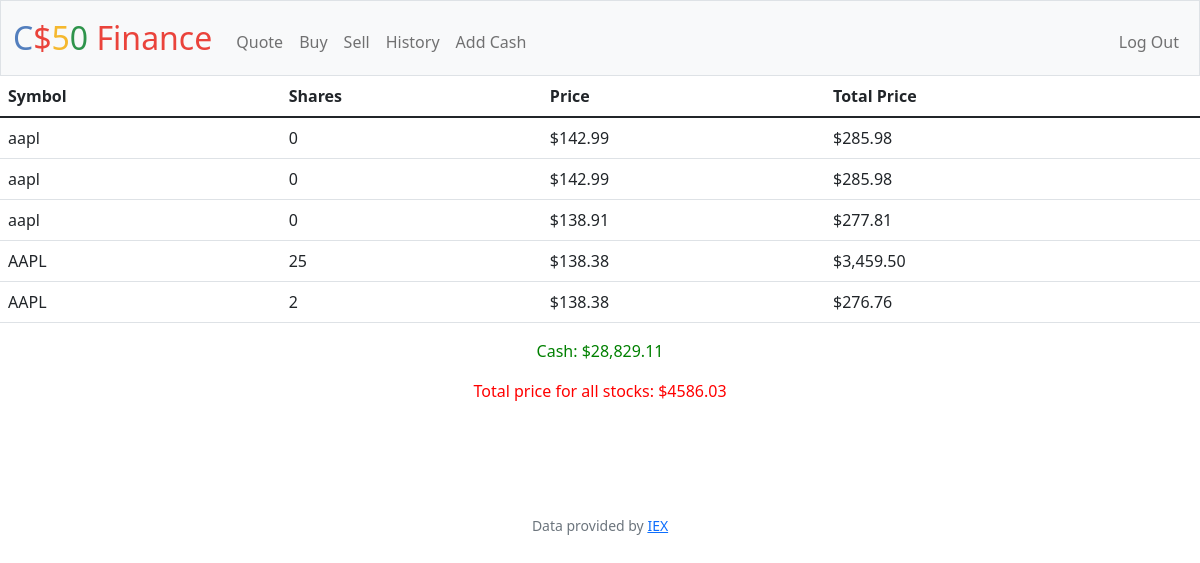
/ (signed in), run on the app's committed database.
### tables this page shows
CREATE TABLE buy(user_id INTEGER NOT NULL, symbol TEXT NOT NULL, shares INT NOT NULL, price FLOAT NOT NULL, totalprice FLOAT NOT NULL);

### app.py (the view)
@app.route("/", methods=["GET", "POST"])
@login_required
def index():
    allstocks = db.execute("SELECT * FROM buy where user_id = ?", session["user_id"])
    cash = db.execute("SELECT cash FROM users where id = ?", session["user_id"])
    cash = usd(cash[0]["cash"])
    totalstocksprice = 0
    for stock in allstocks:
        totalstocksprice = stock["totalprice"] + totalstocksprice
    return render_template("layout.html", allstocks=allstocks, cash=cash, totalstocksprice=math.trunc(totalstocksprice*100)/100)

### app.py (called while the page is built)
@app.after_request
def after_request(response):
    response.headers["Cache-Control"] = "no-cache, no-store, must-revalidate"
    response.headers["Expires"] = 0
    response.headers["Pragma"] = "no-cache"
    return response

### helpers.py (called while the page is built)
def login_required(f):
    @wraps(f)
    def decorated_function(*args, **kwargs):
        if session.get("user_id") is None:
            return redirect("/login")
        return f(*args, **kwargs)
    return decorated_function

def usd(value):
    return f"${value:,.2f}"

### templates/layout.html (shortened to what this page needs)
<!DOCTYPE html>
<html lang="en">
    <head>
        <link href="https://cdn.jsdelivr.net/npm/bootstrap@5.1.3/dist/css/bootstrap.min.css" rel="stylesheet">
        <link href="/static/styles.css" rel="stylesheet">
    </head>
    <body>
        <nav class="bg-light border navbar navbar-expand-md navbar-light">
            <div class="container-fluid">
                <a class="navbar-brand" href="/"><span class="blue">C</span><span class="red">$</span><span class="yellow">5</span><span class="green">0</span> <span class="red">Finance</span></a>
                <div class="collapse navbar-collapse" id="navbar">
                    {% if session["user_id"] %}
                        <ul class="navbar-nav me-auto mt-2">
                            <li class="nav-item"><a class="nav-link" href="/quote">Quote</a></li>
                            <li class="nav-item"><a class="nav-link" href="/buy">Buy</a></li>
                            <li class="nav-item"><a class="nav-link" href="/sell">Sell</a></li>
                            <li class="nav-item"><a class="nav-link" href="/history">History</a></li>
                            <li class="nav-item"><a class="nav-link" href="/addcash">Add Cash</a></li>
                        </ul>
                        <ul class="navbar-nav ms-auto mt-2">
                            <li class="nav-item"><a class="nav-link" href="/logout">Log Out</a></li>
                        </ul>
                    {% else %}
                        <ul class="navbar-nav ms-auto mt-2">
                            <li class="nav-item"><a class="nav-link" href="/register">Register</a></li>
                            <li class="nav-item"><a class="nav-link" href="/login">Log In</a></li>
                        </ul>
                    {% endif %}
                </div>
            </div>
        </nav>
        <div>
<table class="table table-hover">
    <thead>
      <tr>
        <th scope="col">Symbol</th>
        <th scope="col">Shares</th>
        <th scope="col">Price</th>
        <th scope="col">Total Price</th>
      </tr>
    </thead>
    <tbody>
        {% for row in allstocks %}
      <tr>
        <td>{{ row["symbol"] }}</td>
        <td>{{ row["shares"] }}</td>
        <td>{{ row["price"] | usd}}</td>
        <td>{{ row["totalprice"] | usd}}</td>
      </tr>
      {% endfor %}
    </tbody>
</table>
<div>
<p style="text-align:center; color:green;">Cash: {{ cash }}</p>
<p style="text-align:center; color:red;"> Total price for all stocks: ${{ totalstocksprice }}</p>
</div>
        </div>
        <main class="container-fluid py-5 text-center">
        </main>
        <footer class="mb-5 small text-center text-muted">
            Data provided by <a href="https://iexcloud.io/">IEX</a>
        </footer>
    </body>
</html>

### static/styles.css (style rules this page uses)
nav .navbar-brand { font-size: xx-large; }
nav .navbar-brand .blue { color: #537fbe; }
nav .navbar-brand .red { color: #ea433b; }
nav .navbar-brand .yellow { color: #f5b82e; }
nav .navbar-brand .green { color: #2e944b; }

### data on the page
buy: symbol "aapl", shares "0", price "$142.99", totalprice "$285.98"
buy: symbol "aapl", shares "0", price "$142.99", totalprice "$285.98"
buy: symbol "aapl", shares "0", price "$138.91", totalprice "$277.81"
buy: symbol "AAPL", shares "25", price "$138.38", totalprice "$3,459.50"
buy: symbol "AAPL", shares "2", price "$138.38", totalprice "$276.76"

### other printed values
{{ cash }} "$28,829.11"
{{ totalstocksprice }} "4586.03"
